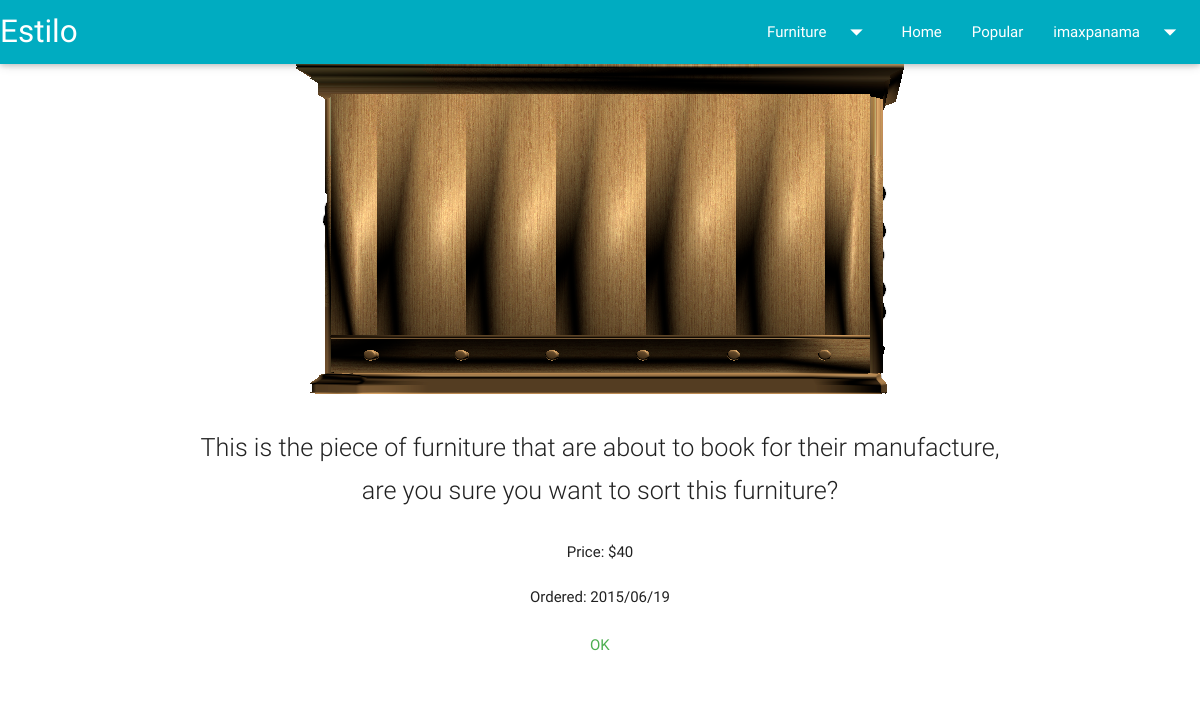
The page /reser.php?m=1 (signed in) on the database as committed earlier.
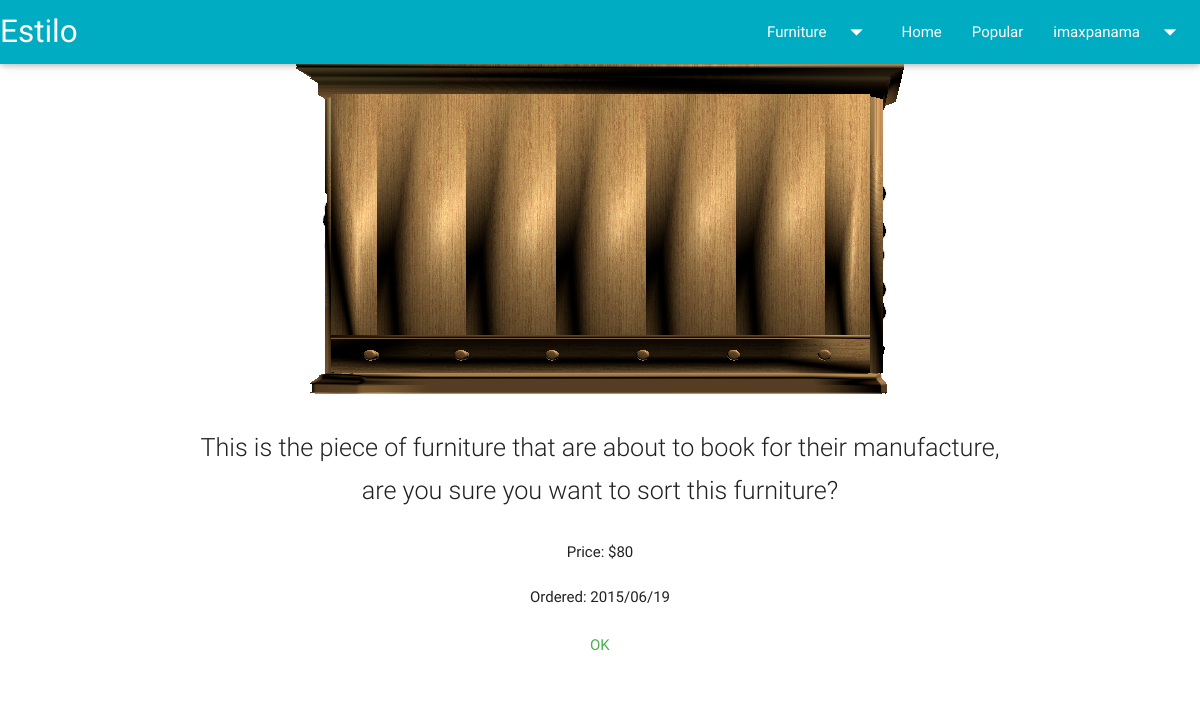
The same page on the database as committed later.
### tables this page shows
CREATE TABLE IF NOT EXISTS `mueble` (
`idmueble` int(5) NOT NULL,
  `nombre` varchar(50) NOT NULL,
  `descri` varchar(500) NOT NULL,
  `tipo` varchar(50) NOT NULL,
  `precio` double DEFAULT NULL,
  `img` varchar(250) DEFAULT NULL,
  `vis` int(10) DEFAULT NULL
);

### reser.php (the view, shortened to what this page needs)
<?php
if (isset($_SESSION['suser'])) {
  $mueble = $_GET['m'];
  $con = mysqli_connect('127.0.0.1', 'root', '', 'estilo') or die('An error has ocurred'.mysqli_connect($con));
$consulta = "SELECT * FROM mueble where idmueble =" .$mueble;
$result = $con->query($consulta);
?>
<!doctype html>
<html lang="es">
<head>
  <link type="text/css" rel="stylesheet" href="css/style.css" media="screen, projection"/>
  <link type="text/css" rel="stylesheet" href="css/materialize.css"  media="screen,projection"/>
</head>
<body>
 <?php
while ($row = mysqli_fetch_array($result)) {
$pg = mysql_query("SELECT precio from mueble where idmueble=".$mueble);
$pj = mysql_fetch_array($pg);
$pre = $pj['precio'];
  ?>
<center>
  <div class="container">
    <div class="row">
      <img src="<?php echo $row['img'];?>">
      <p class="flow-text">This is the piece of furniture that are about to book for their manufacture, are you sure you want to sort this furniture?</p>
      <p><?php echo "Price: $"; echo $pre; ?></p>
      <p><?php echo "Ordered: "; echo date('Y/m/d');?></p>
      <a href="reservar.php?id=<?php echo $mueble;?>" class="waves-effect waves-teal btn-flat green-text">Ok</a>
    </div>
  </div>
</center>
<?php } ?>
</body>
</html>
 <?php
}else{
  echo '<script> alert("Unauthenticated user"); location.href = "index.php"; </script>';
}
  ?>

Rows that differ between the two databases and show on the page:
changed mueble: precio "40" → "80"
